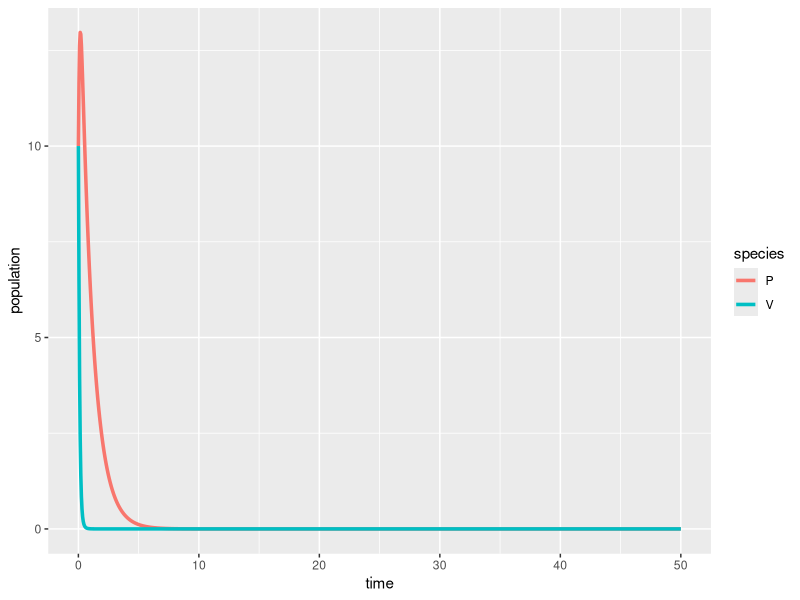

Source code (R):
## ---- chunk 1
#| message: false
#| warning: false
# load libraries ----
library(tidyverse)
library(deSolve)
library(kableExtra)
## ---- chunk 2
# Create a sequence of times (days) ----
time <- seq(from = 0, to = 50, by = 0.05)

# Set some parameter values (these can change - keep it in mind) ----
parameters <- c(r = .0, alpha = 0.8, beta = 0.5, q = 1)

# Set the initial condition (prey and predator populations at t = 0) ----
# Recall: V = prey, P = predator
init_cond <- c(V = 10, P = 10)

# Prepare the series of differential equations as a function ----
lv_equations <- function(time, init_cond, parameters) {
  with(as.list(c(init_cond, parameters)), {
    dVdt = r * V - alpha * V * P
    dPdt = beta * V * P - q * P
    return(list(c(dVdt, dPdt)))
  })
}

# Find the approximate the solution using `deSolve::ode()` ----
approx_lv <- ode(y = init_cond, times = time, func = lv_equations, parms = parameters)

# Check the class ----
class(approx_lv)

# We really want this to be a data frame, AND we want both prey (V) and predator (P) to be in the same column -- we'll learn why in EDS 221 (tidy data) ----
approx_lk_df <- data.frame(approx_lv) |> 
  pivot_longer(cols = c(V, P), names_to = "species", values_to = "population")

# Plot it ----
ggplot(data = approx_lk_df, aes(x = time, y = population)) +
  geom_line(aes(color = species), linewidth = 1.2)
